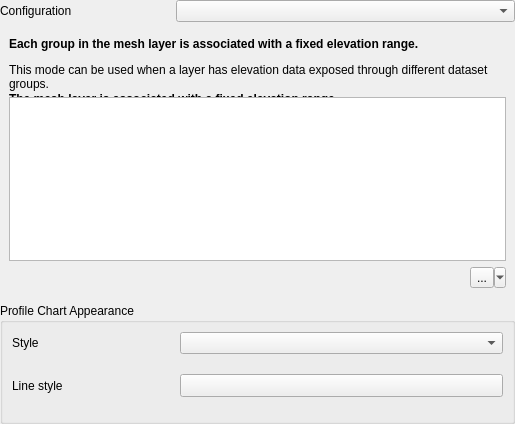
<?xml version="1.0" encoding="UTF-8"?>
<ui version="4.0">
 <class>QgsMeshElevationPropertiesWidgetBase</class>
 <widget class="QWidget" name="QgsMeshElevationPropertiesWidgetBase">
  <property name="geometry">
   <rect>
    <x>0</x>
    <y>0</y>
    <width>515</width>
    <height>424</height>
   </rect>
  </property>
  <property name="windowTitle">
   <string>Mesh Elevation Properties</string>
  </property>
  <layout class="QGridLayout" name="gridLayout_2" columnstretch="1,2">
   <property name="leftMargin">
    <number>0</number>
   </property>
   <property name="topMargin">
    <number>0</number>
   </property>
   <property name="rightMargin">
    <number>0</number>
   </property>
   <property name="bottomMargin">
    <number>0</number>
   </property>
   <item row="0" column="0">
    <widget class="QLabel" name="mConfigurationLabel">
     <property name="text">
      <string>Configuration</string>
     </property>
    </widget>
   </item>
   <item row="0" column="1">
    <widget class="QComboBox" name="mModeComboBox"/>
   </item>
   <item row="1" column="0" colspan="2">
    <widget class="QgsStackedWidget" name="mStackedWidget">
     <property name="sizePolicy">
      <sizepolicy hsizetype="Preferred" vsizetype="Maximum">
       <horstretch>0</horstretch>
       <verstretch>0</verstretch>
      </sizepolicy>
     </property>
     <property name="frameShape">
      <enum>QFrame::NoFrame</enum>
     </property>
     <property name="currentIndex">
      <number>1</number>
     </property>
     <widget class="QWidget" name="mPageFromVertices">
      <property name="sizePolicy">
       <sizepolicy hsizetype="Preferred" vsizetype="Maximum">
        <horstretch>0</horstretch>
        <verstretch>0</verstretch>
       </sizepolicy>
      </property>
      <layout class="QGridLayout" name="gridLayout_5" columnstretch="1,2">
       <item row="1" column="0">
        <widget class="QLabel" name="label_4">
         <property name="text">
          <string>Scale</string>
         </property>
        </widget>
       </item>
       <item row="0" column="0" colspan="2">
        <widget class="QLabel" name="label_11">
         <property name="sizePolicy">
          <sizepolicy hsizetype="Preferred" vsizetype="Maximum">
           <horstretch>0</horstretch>
           <verstretch>0</verstretch>
          </sizepolicy>
         </property>
         <property name="text">
          <string>&lt;html&gt;&lt;head/&gt;&lt;body&gt;&lt;p&gt;&lt;span style=&quot; font-weight:600;&quot;&gt;The elevation will be taken from the mesh vertices.&lt;/span&gt;&lt;/p&gt;&lt;p&gt;Elevation scaling and offset can be used to manually correct elevation values from the layer. The scale is applied to the raster values before adding the offset.&lt;/p&gt;&lt;/body&gt;&lt;/html&gt;</string>
         </property>
         <property name="wordWrap">
          <bool>true</bool>
         </property>
        </widget>
       </item>
       <item row="2" column="1">
        <widget class="QgsDoubleSpinBox" name="mOffsetZSpinBox">
         <property name="decimals">
          <number>6</number>
         </property>
         <property name="minimum">
          <double>-99999999999.000000000000000</double>
         </property>
         <property name="maximum">
          <double>99999999999.000000000000000</double>
         </property>
        </widget>
       </item>
       <item row="2" column="0">
        <widget class="QLabel" name="label_10">
         <property name="text">
          <string>Offset</string>
         </property>
        </widget>
       </item>
       <item row="1" column="1">
        <widget class="QgsDoubleSpinBox" name="mScaleZSpinBox">
         <property name="decimals">
          <number>6</number>
         </property>
         <property name="minimum">
          <double>0.000000000000000</double>
         </property>
         <property name="maximum">
          <double>99999999999.000000000000000</double>
         </property>
         <property name="value">
          <double>1.000000000000000</double>
         </property>
        </widget>
       </item>
      </layout>
     </widget>
     <widget class="QWidget" name="mPageFixedRange">
      <property name="sizePolicy">
       <sizepolicy hsizetype="Preferred" vsizetype="Maximum">
        <horstretch>0</horstretch>
        <verstretch>0</verstretch>
       </sizepolicy>
      </property>
      <property name="autoFillBackground">
       <bool>false</bool>
      </property>
      <layout class="QGridLayout" name="gridLayout_6" columnstretch="1,2">
       <item row="1" column="0">
        <widget class="QLabel" name="label_13">
         <property name="text">
          <string>Lower</string>
         </property>
        </widget>
       </item>
       <item row="3" column="1">
        <widget class="QComboBox" name="mLimitsComboBox"/>
       </item>
       <item row="2" column="0">
        <widget class="QLabel" name="label_14">
         <property name="text">
          <string>Upper</string>
         </property>
        </widget>
       </item>
       <item row="3" column="0">
        <widget class="QLabel" name="mLimitsLabel">
         <property name="text">
          <string>Limits</string>
         </property>
        </widget>
       </item>
       <item row="2" column="1">
        <widget class="QgsDoubleSpinBox" name="mFixedUpperSpinBox">
         <property name="decimals">
          <number>4</number>
         </property>
         <property name="minimum">
          <double>-9999999998.000000000000000</double>
         </property>
         <property name="maximum">
          <double>9999999999.000000000000000</double>
         </property>
        </widget>
       </item>
       <item row="1" column="1">
        <widget class="QgsDoubleSpinBox" name="mFixedLowerSpinBox">
         <property name="decimals">
          <number>4</number>
         </property>
         <property name="minimum">
          <double>-9999999998.000000000000000</double>
         </property>
         <property name="maximum">
          <double>9999999999.000000000000000</double>
         </property>
        </widget>
       </item>
       <item row="0" column="0" colspan="2">
        <widget class="QLabel" name="label_15">
         <property name="sizePolicy">
          <sizepolicy hsizetype="Preferred" vsizetype="Maximum">
           <horstretch>0</horstretch>
           <verstretch>0</verstretch>
          </sizepolicy>
         </property>
         <property name="text">
          <string>&lt;html&gt;&lt;head/&gt;&lt;body&gt;&lt;p&gt;&lt;span style=&quot; font-weight:600;&quot;&gt;The mesh layer is associated with a fixed elevation range.&lt;/span&gt;&lt;/p&gt;&lt;p&gt;This mode can be used when a layer has a single fixed elevation, or a range (slice) of elevation values. If a range is specified, mesh values will be extruded over this range.&lt;/p&gt;&lt;/body&gt;&lt;/html&gt;</string>
         </property>
         <property name="wordWrap">
          <bool>true</bool>
         </property>
        </widget>
       </item>
      </layout>
     </widget>
    </widget>
   </item>
   <item row="2" column="0" colspan="2">
    <widget class="QGroupBox" name="groupBox_3">
     <property name="title">
      <string>Profile Chart Appearance</string>
     </property>
     <layout class="QGridLayout" name="gridLayout_3" columnstretch="1,2">
      <item row="0" column="1">
       <widget class="QComboBox" name="mStyleComboBox"/>
      </item>
      <item row="0" column="0">
       <widget class="QLabel" name="mStyleLabel">
        <property name="text">
         <string>Style</string>
        </property>
       </widget>
      </item>
      <item row="1" column="0" colspan="2">
       <widget class="QgsStackedWidget" name="mSymbologyStackedWidget">
        <property name="sizePolicy">
         <sizepolicy hsizetype="Preferred" vsizetype="Maximum">
          <horstretch>0</horstretch>
          <verstretch>0</verstretch>
         </sizepolicy>
        </property>
        <property name="currentIndex">
         <number>0</number>
        </property>
        <widget class="QWidget" name="mPageLine">
         <layout class="QGridLayout" name="gridLayout" columnstretch="1,2">
          <property name="leftMargin">
           <number>0</number>
          </property>
          <property name="topMargin">
           <number>0</number>
          </property>
          <property name="rightMargin">
           <number>0</number>
          </property>
          <property name="bottomMargin">
           <number>0</number>
          </property>
          <item row="0" column="0">
           <widget class="QLabel" name="mLineStyleLabel">
            <property name="text">
             <string>Line style</string>
            </property>
           </widget>
          </item>
          <item row="0" column="1">
           <widget class="QgsSymbolButton" name="mLineStyleButton">
            <property name="sizePolicy">
             <sizepolicy hsizetype="Expanding" vsizetype="Fixed">
              <horstretch>0</horstretch>
              <verstretch>0</verstretch>
             </sizepolicy>
            </property>
            <property name="text">
             <string/>
            </property>
           </widget>
          </item>
         </layout>
        </widget>
        <widget class="QWidget" name="mPageFill">
         <layout class="QGridLayout" name="gridLayout_4" columnstretch="1,2">
          <property name="leftMargin">
           <number>0</number>
          </property>
          <property name="topMargin">
           <number>0</number>
          </property>
          <property name="rightMargin">
           <number>0</number>
          </property>
          <property name="bottomMargin">
           <number>0</number>
          </property>
          <item row="1" column="0">
           <widget class="QLabel" name="mLimitLabel">
            <property name="text">
             <string>Limit</string>
            </property>
           </widget>
          </item>
          <item row="0" column="0">
           <widget class="QLabel" name="mFillStyleLabel">
            <property name="text">
             <string>Fill style</string>
            </property>
           </widget>
          </item>
          <item row="1" column="1">
           <widget class="QgsDoubleSpinBox" name="mElevationLimitSpinBox">
            <property name="decimals">
             <number>6</number>
            </property>
            <property name="minimum">
             <double>-99999.000000000000000</double>
            </property>
            <property name="maximum">
             <double>99999.000000000000000</double>
            </property>
           </widget>
          </item>
          <item row="0" column="1">
           <widget class="QgsSymbolButton" name="mFillStyleButton">
            <property name="sizePolicy">
             <sizepolicy hsizetype="Expanding" vsizetype="Fixed">
              <horstretch>0</horstretch>
              <verstretch>0</verstretch>
             </sizepolicy>
            </property>
            <property name="text">
             <string/>
            </property>
           </widget>
          </item>
         </layout>
        </widget>
       </widget>
      </item>
     </layout>
    </widget>
   </item>
   <item row="3" column="0">
    <spacer name="verticalSpacer">
     <property name="orientation">
      <enum>Qt::Vertical</enum>
     </property>
     <property name="sizeHint" stdset="0">
      <size>
       <width>20</width>
       <height>40</height>
      </size>
     </property>
    </spacer>
   </item>
   <item row="1" column="0" colspan="2">
    <widget class="QgsStackedWidget" name="mStackedWidget">
     <property name="sizePolicy">
      <sizepolicy hsizetype="Preferred" vsizetype="Maximum">
       <horstretch>0</horstretch>
       <verstretch>0</verstretch>
      </sizepolicy>
     </property>
     <property name="frameShape">
      <enum>QFrame::NoFrame</enum>
     </property>
     <property name="currentIndex">
      <number>2</number>
     </property>
     <widget class="QWidget" name="mPageFromVertices">
      <property name="sizePolicy">
       <sizepolicy hsizetype="Preferred" vsizetype="Maximum">
        <horstretch>0</horstretch>
        <verstretch>0</verstretch>
       </sizepolicy>
      </property>
      <layout class="QGridLayout" name="gridLayout_5" columnstretch="1,2">
       <item row="1" column="0">
        <widget class="QLabel" name="mScaleLabel">
         <property name="text">
          <string>Scale</string>
         </property>
        </widget>
       </item>
       <item row="0" column="0" colspan="2">
        <widget class="QLabel" name="mFromVerticesLabel">
         <property name="sizePolicy">
          <sizepolicy hsizetype="Preferred" vsizetype="Maximum">
           <horstretch>0</horstretch>
           <verstretch>0</verstretch>
          </sizepolicy>
         </property>
         <property name="text">
          <string>&lt;html&gt;&lt;head/&gt;&lt;body&gt;&lt;p&gt;&lt;span style=&quot; font-weight:600;&quot;&gt;The elevation will be taken from the mesh vertices.&lt;/span&gt;&lt;/p&gt;&lt;p&gt;Elevation scaling and offset can be used to manually correct elevation values from the layer. The scale is applied to the raster values before adding the offset.&lt;/p&gt;&lt;/body&gt;&lt;/html&gt;</string>
         </property>
         <property name="wordWrap">
          <bool>true</bool>
         </property>
        </widget>
       </item>
       <item row="2" column="1">
        <widget class="QgsDoubleSpinBox" name="mOffsetZSpinBox">
         <property name="decimals">
          <number>6</number>
         </property>
         <property name="minimum">
          <double>-99999999999.000000000000000</double>
         </property>
         <property name="maximum">
          <double>99999999999.000000000000000</double>
         </property>
        </widget>
       </item>
       <item row="2" column="0">
        <widget class="QLabel" name="mOffsetLabel">
         <property name="text">
          <string>Offset</string>
         </property>
        </widget>
       </item>
       <item row="1" column="1">
        <widget class="QgsDoubleSpinBox" name="mScaleZSpinBox">
         <property name="decimals">
          <number>6</number>
         </property>
         <property name="minimum">
          <double>-99999999999.000000000000000</double>
         </property>
         <property name="maximum">
          <double>99999999999.000000000000000</double>
         </property>
         <property name="value">
          <double>1.000000000000000</double>
         </property>
        </widget>
       </item>
      </layout>
     </widget>
     <widget class="QWidget" name="mPageFixedRange">
      <property name="sizePolicy">
       <sizepolicy hsizetype="Preferred" vsizetype="Maximum">
        <horstretch>0</horstretch>
        <verstretch>0</verstretch>
       </sizepolicy>
      </property>
      <property name="autoFillBackground">
       <bool>false</bool>
      </property>
      <layout class="QGridLayout" name="gridLayout_6" columnstretch="1,2">
       <item row="1" column="0">
        <widget class="QLabel" name="mLowerLabel">
         <property name="text">
          <string>Lower</string>
         </property>
        </widget>
       </item>
       <item row="3" column="1">
        <widget class="QComboBox" name="mLimitsComboBox"/>
       </item>
       <item row="2" column="0">
        <widget class="QLabel" name="mUpperLabel">
         <property name="text">
          <string>Upper</string>
         </property>
        </widget>
       </item>
       <item row="3" column="0">
        <widget class="QLabel" name="mLimitsLabel">
         <property name="text">
          <string>Limits</string>
         </property>
        </widget>
       </item>
       <item row="2" column="1">
        <widget class="QgsDoubleSpinBox" name="mFixedUpperSpinBox">
         <property name="decimals">
          <number>4</number>
         </property>
         <property name="minimum">
          <double>-9999999998.000000000000000</double>
         </property>
         <property name="maximum">
          <double>9999999999.000000000000000</double>
         </property>
        </widget>
       </item>
       <item row="1" column="1">
        <widget class="QgsDoubleSpinBox" name="mFixedLowerSpinBox">
         <property name="decimals">
          <number>4</number>
         </property>
         <property name="minimum">
          <double>-9999999998.000000000000000</double>
         </property>
         <property name="maximum">
          <double>9999999999.000000000000000</double>
         </property>
        </widget>
       </item>
       <item row="0" column="0" colspan="2">
        <widget class="QLabel" name="mFixedRangeLabel">
         <property name="sizePolicy">
          <sizepolicy hsizetype="Preferred" vsizetype="Maximum">
           <horstretch>0</horstretch>
           <verstretch>0</verstretch>
          </sizepolicy>
         </property>
         <property name="text">
          <string>&lt;html&gt;&lt;head/&gt;&lt;body&gt;&lt;p&gt;&lt;span style=&quot; font-weight:600;&quot;&gt;The mesh layer is associated with a fixed elevation range.&lt;/span&gt;&lt;/p&gt;&lt;p&gt;This mode can be used when a layer has a single fixed elevation, or a range (slice) of elevation values. If a range is specified, mesh values will be extruded over this range.&lt;/p&gt;&lt;/body&gt;&lt;/html&gt;</string>
         </property>
         <property name="wordWrap">
          <bool>true</bool>
         </property>
        </widget>
       </item>
      </layout>
     </widget>
     <widget class="QWidget" name="mPageFixedRangePerGroup">
      <layout class="QVBoxLayout" name="verticalLayout">
       <item>
        <widget class="QLabel" name="mFixedRangePerBandLabel">
         <property name="sizePolicy">
          <sizepolicy hsizetype="Preferred" vsizetype="Maximum">
           <horstretch>0</horstretch>
           <verstretch>0</verstretch>
          </sizepolicy>
         </property>
         <property name="text">
          <string>&lt;html&gt;&lt;head/&gt;&lt;body&gt;&lt;p&gt;&lt;span style=&quot; font-weight:600;&quot;&gt;Each group in the mesh layer is associated with a fixed elevation range.&lt;/span&gt;&lt;/p&gt;&lt;p&gt;This mode can be used when a layer has elevation data exposed through different dataset groups.&lt;/p&gt;&lt;/body&gt;&lt;/html&gt;</string>
         </property>
         <property name="wordWrap">
          <bool>true</bool>
         </property>
        </widget>
       </item>
       <item>
        <widget class="QTableView" name="mGroupElevationTable"/>
       </item>
       <item>
        <layout class="QHBoxLayout" name="horizontalLayout">
         <property name="bottomMargin">
          <number>0</number>
         </property>
         <item>
          <spacer name="horizontalSpacer">
           <property name="orientation">
            <enum>Qt::Horizontal</enum>
           </property>
           <property name="sizeHint" stdset="0">
            <size>
             <width>494</width>
             <height>20</height>
            </size>
           </property>
          </spacer>
         </item>
         <item>
          <widget class="QToolButton" name="mCalculateFixedRangePerGroupButton">
           <property name="text">
            <string>...</string>
           </property>
           <property name="icon">
            <iconset resource="../../../images/images.qrc">
             <normaloff>:/images/themes/default/mIconExpression.svg</normaloff>:/images/themes/default/mIconExpression.svg</iconset>
           </property>
           <property name="popupMode">
            <enum>QToolButton::MenuButtonPopup</enum>
           </property>
           <property name="autoRaise">
            <bool>false</bool>
           </property>
          </widget>
         </item>
        </layout>
       </item>
      </layout>
     </widget>
    </widget>
   </item>
  </layout>
 </widget>
 <customwidgets>
  <customwidget>
   <class>QgsDoubleSpinBox</class>
   <extends>QDoubleSpinBox</extends>
   <header>qgsdoublespinbox.h</header>
  </customwidget>
  <customwidget>
   <class>QgsCollapsibleGroupBox</class>
   <extends>QGroupBox</extends>
   <header>qgscollapsiblegroupbox.h</header>
   <container>1</container>
  </customwidget>
  <customwidget>
   <class>QgsSymbolButton</class>
   <extends>QToolButton</extends>
   <header>qgssymbolbutton.h</header>
  </customwidget>
  <customwidget>
   <class>QgsStackedWidget</class>
   <extends>QStackedWidget</extends>
   <header>qgsstackedwidget.h</header>
   <container>1</container>
  </customwidget>
 </customwidgets>
 <resources>
  <include location="../../../images/images.qrc"/>
 </resources>
 <connections/>
</ui>
